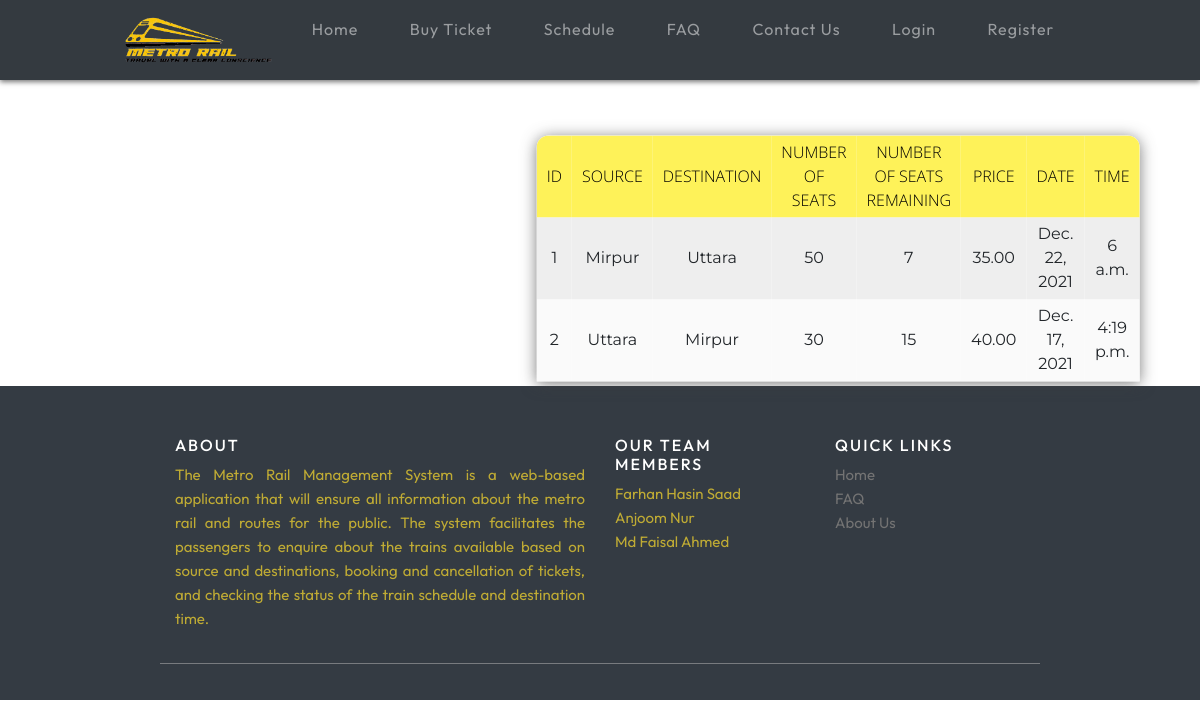
Page /accounts/seeall on the earlier database version.
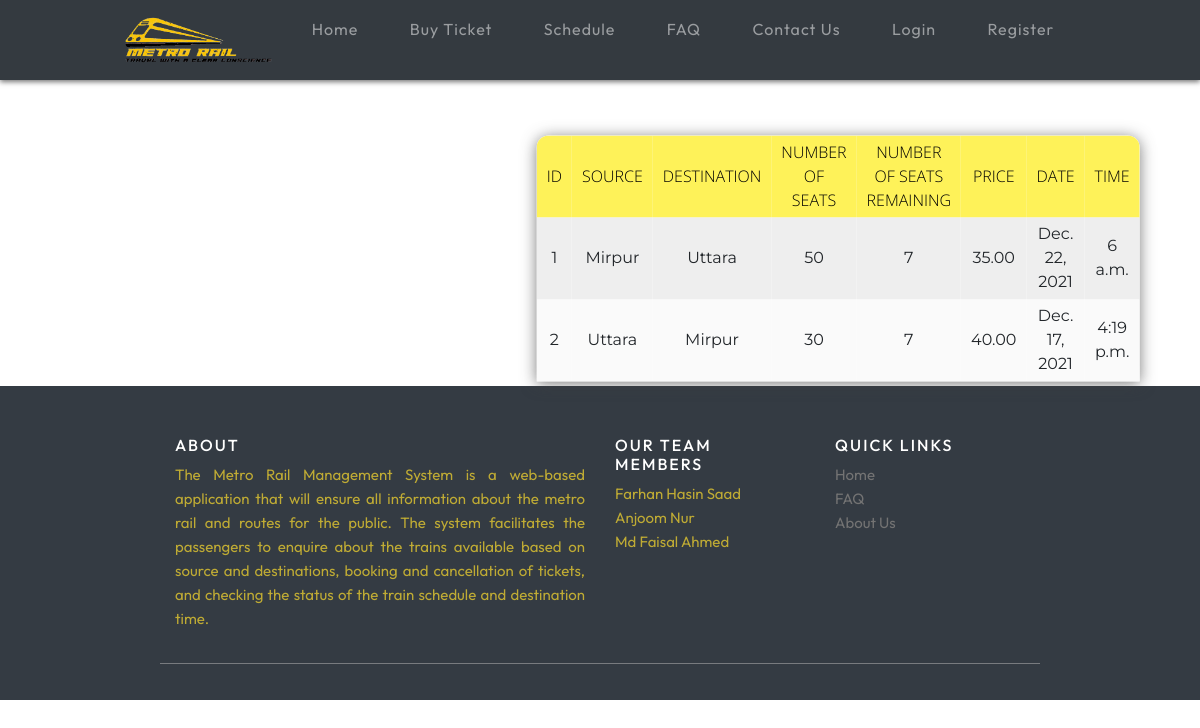
Same page on the later database version.
### accounts/models.py (models this page shows, shortened)
class Route(models.Model):
    routeId= models.AutoField(primary_key=True)
    source = models.CharField(max_length=200)
    dest = models.CharField(max_length=200)
    nos = models.DecimalField(decimal_places=0, max_digits=2)
    rem = models.DecimalField(decimal_places=0, max_digits=2)
    price = models.DecimalField(decimal_places=2, max_digits=6)
    date = models.DateField()
    time = models.TimeField()

### accounts/views.py (the view)
# urls.py: path('seeall', views.seeAll, name="seeall"),
def seeAll(request):
    routeList = Route.objects.all()
    context = {'routeList' : routeList}
    return render(request, 'seeAll.html', context)

### accounts/templates/seeAll.html (shortened to what this page needs)
{% extends 'railapp/home.html' %}
{% load static %}
{% block content %}
<!DOCTYPE html>
<html lang="en">
<head>
    <link rel="stylesheet" href="{%static 'css/schedule.css'%}">
</head>
<body>
    <div class="filter">
    </div>
    <table>
        <tr id="header">
            <th>ID</th>
            <th>Source</th>
            <th>Destination</th>
            <th>Number of Seats</th>
            <th>Number of Seats Remaining</th>
            <th>Price</th>
            <th>Date</th>
            <th>Time</th>
        </tr>
        {% for row in routeList %}
        <tr>
            <td>{{row.routeId}}</td>
            <td>{{row.source}}</td>
            <td>{{row.dest}}</td>
            <td>{{row.nos}}</td>
            <td>{{row.rem}}</td>
            <td>{{row.price}}</td>
            <td>{{row.date}}</td>
            <td>{{row.time}}</td>
        </tr>
        {% endfor %}
    </table>
</body>
</html>
{% endblock %}

Differences in the rows shown:
changed Route "Dec. 17, 2021": rem "15" → "7"
